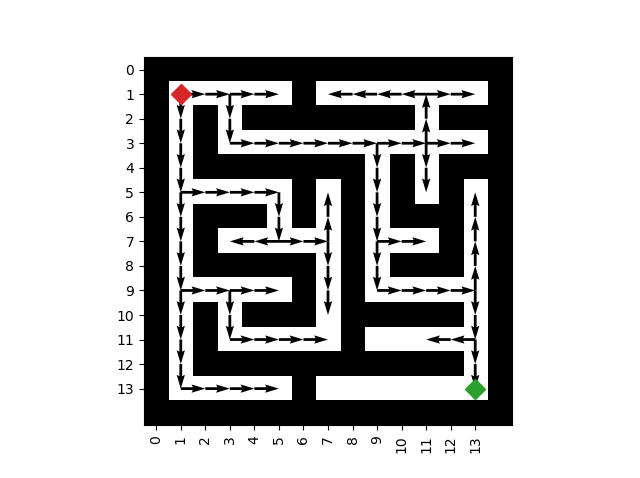

Write the Python code that produced this figure.
#キューを作成するため導入
from collections import deque

import matplotlib.pyplot as plt
import numpy as np


#ノードの状態を確保するクラスを作成
class Node:
    def __init__(self, x, y):
        self.x = x
        self.y = y
        self.wall = True
        self.check = False


def main():
    #地図の取得
    maze = np.loadtxt('task2.txt', dtype=int)
    length = len(maze)

    #各リストの作成
    openlist = deque([])
    closedlist = []
    maze_node = [[Node(i, j) for j in range(length)] for i in range(length)]
    dx_dy = [[1, 0], [0, 1], [-1, 0], [0, -1]]

    for j in range(length):
        for i in range(length):
            if maze[i][j] == 0:
                maze_node[i][j].wall = False
    openlist.append(maze_node[1][1])
    maze_node[1][1].check = True

    #地図の下準備
    plt.imshow(maze, cmap="binary")
    plt.xticks(np.arange(length), np.arange(length))
    plt.yticks(np.arange(length), np.arange(length))
    plt.plot(1, 1, "D", color="tab:red", markersize=10)
    plt.plot(length-2, length-2, "D", color="tab:green", markersize=10)

    #オープンリストが空になるまで
    while openlist:
        #注目しているマス目
        target = openlist.popleft()
        closedlist.append(target)
        # print(target.x)

        #ゴールに着いたら終わり
        #注目マスの前後左右を探索
        #未チェックマスならチェックしてオープンリストに追加
        #ついでにベクトルもここでプロットしておく
        if (target.x) == length - 2 and (target.y) == length - 2:
            break
        for i in range(4):
            nx, ny = target.x + dx_dy[i][0], target.y + dx_dy[i][1]
            if maze_node[nx][ny].wall == False and maze_node[nx][ny].check == False and 1 <= nx < (length - 1) and 1 <= ny < (length - 1):
                openlist.append(maze_node[nx][ny])
                maze_node[nx][ny].check = True
                plt.quiver(target.y, target.x, ny - (target.y), nx - (target.x), angles='xy', scale_units='xy', scale=1)

    #図と最終的なクローズドリストの表示
    plt.show()

if __name__ == "__main__":
    main()
